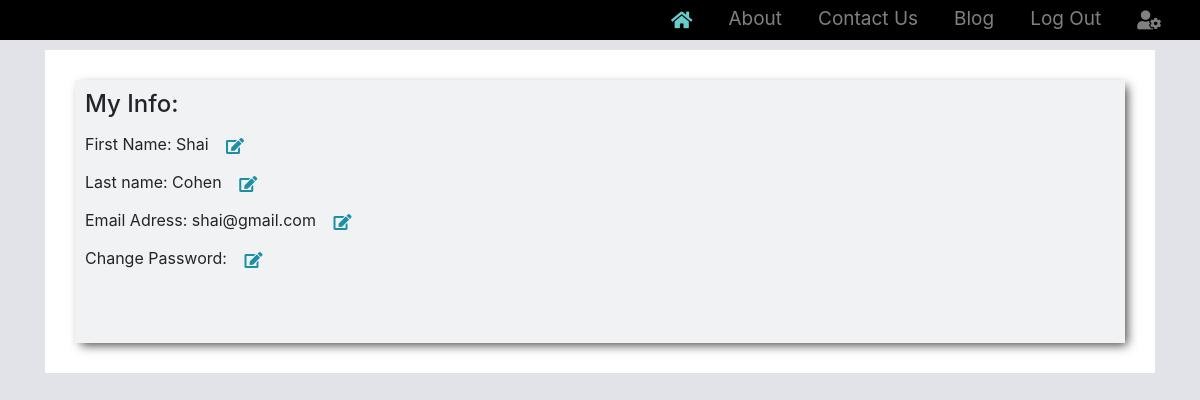
Page /user.php (signed in) on the committed database.
### tables this page shows
CREATE TABLE `users` (
  `id` int(11) NOT NULL,
  `first_name` varchar(255) NOT NULL,
  `last_name` varchar(255) NOT NULL,
  `email` varchar(255) NOT NULL,
  `password` varchar(255) NOT NULL,
  `role` int(11) NOT NULL,
  `status` int(11) NOT NULL
);

### user.php (the view, shortened to what this page needs)
<?php
if (confirm_user()) {
    $user_id = $_SESSION['user_id'];
} else {
    header("location: index.php");
}
if ($link = db_connect()) {
    $sql = "SELECT * FROM  users WHERE id='$user_id'";
    $result = mysqli_query($link, $sql);
    if ($result && mysqli_num_rows($result) > 0) {
        $row = mysqli_fetch_assoc($result);
        $fname = htmlspecialchars(ucfirst($row['first_name']));
        $lname = htmlspecialchars(ucfirst($row['last_name']));
        $uemail = htmlspecialchars($row['email']);
    }
}
require 'tamplate/header.php';
?>
<div class="sign-up">
    <div class="container">
        <div class="blog-page">
            <div class="blog-page-item" style="text-align: left">
                <h4>My Info:</h4>
                <form action="" method="post">
                    <div>First Name: <?= $fname ?>
                        <a class="btn"  onclick="edit_field('fname')">
                            <span style="color: #1d8fa5; font-size: 1em;">
                                <i class="fas fa-edit"></i></span></a>
                    </div>
                </form>
                <form action="" method="post">
                    <div> Last name: <?= $lname ?>
                        <a class="btn"  onclick="edit_field('lname')">
                            <span style="color: #1d8fa5; font-size: 1em;">
                                <i class="fas fa-edit"></i></span></a>
                    </div>
                </form>
                <form action="" method="post">
                    <div>  Email Adress: <?= $uemail ?>
                        <a class="btn"  onclick="edit_field('email')">
                            <span style="color: #1d8fa5; font-size: 1em;">
                                <i class="fas fa-edit"></i></span></a>
                    </div>
                </form>
                <form action="" method="post">
                    <div>  Change Password:
                        <a class="btn"  onclick="change_pass()">
                            <span style="color: #1d8fa5; font-size: 1em;">
                                <i class="fas fa-edit"></i></span></a>
                        <br>
                        <br>
                    </div>
                </form>
            </div>
        </div>
    </div>
</div>
<?php require 'tamplate/footer.php'; ?>

### style/style.css (style rules this page uses)
html,body { height: 100%; }
.container { display: flex; flex-direction: column; justify-content: center; height: 100%; padding-top: 50px; }
.sign-up { text-align: center; background-color:#e1e3e8; min-height: 100%; }
.blog-page { background-color: white; width: 100%; height:100%; text-align: center; padding: 15px; }
.blog-page-item { background-color:#e1e3e878; padding: 10px; margin: 15px 15px 15px 15px; box-shadow: 4px 4px 10px -2px rgba(0,0,0,0.75); }

### rows in the picture
users: first_name "Shai", last_name "Cohen", email "shai@gmail.com"
